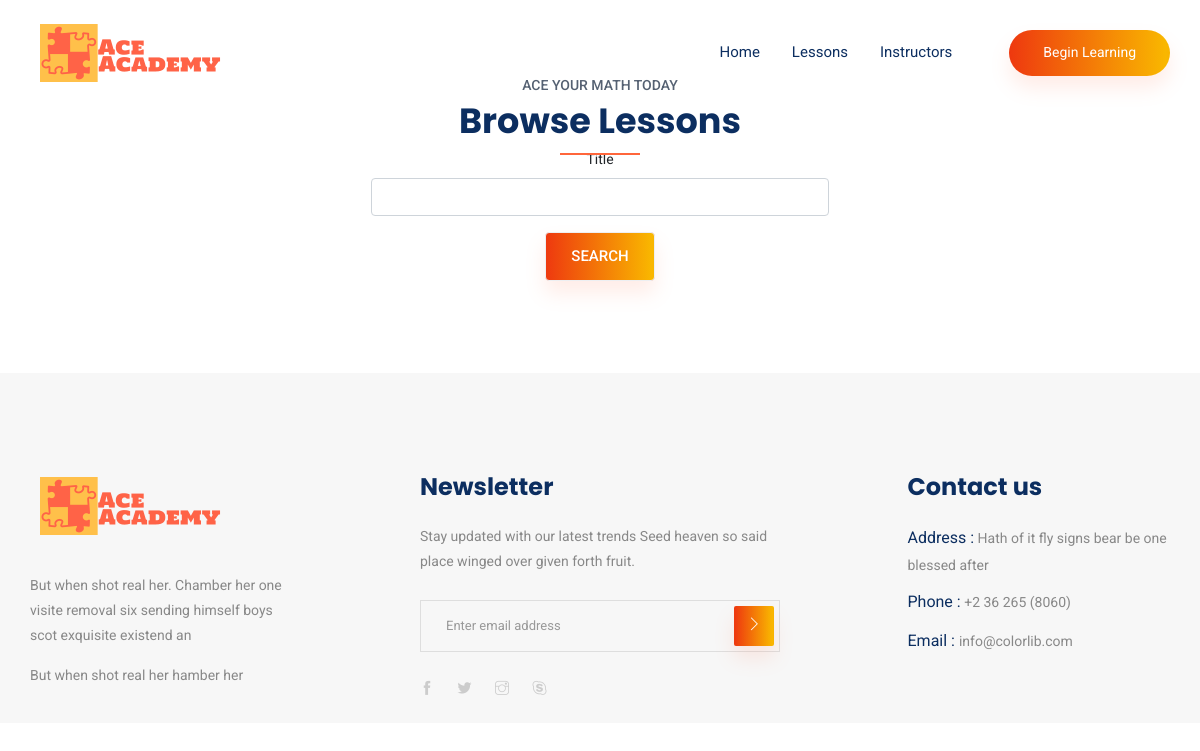
/browse/, run on an earlier commit of the app's database.
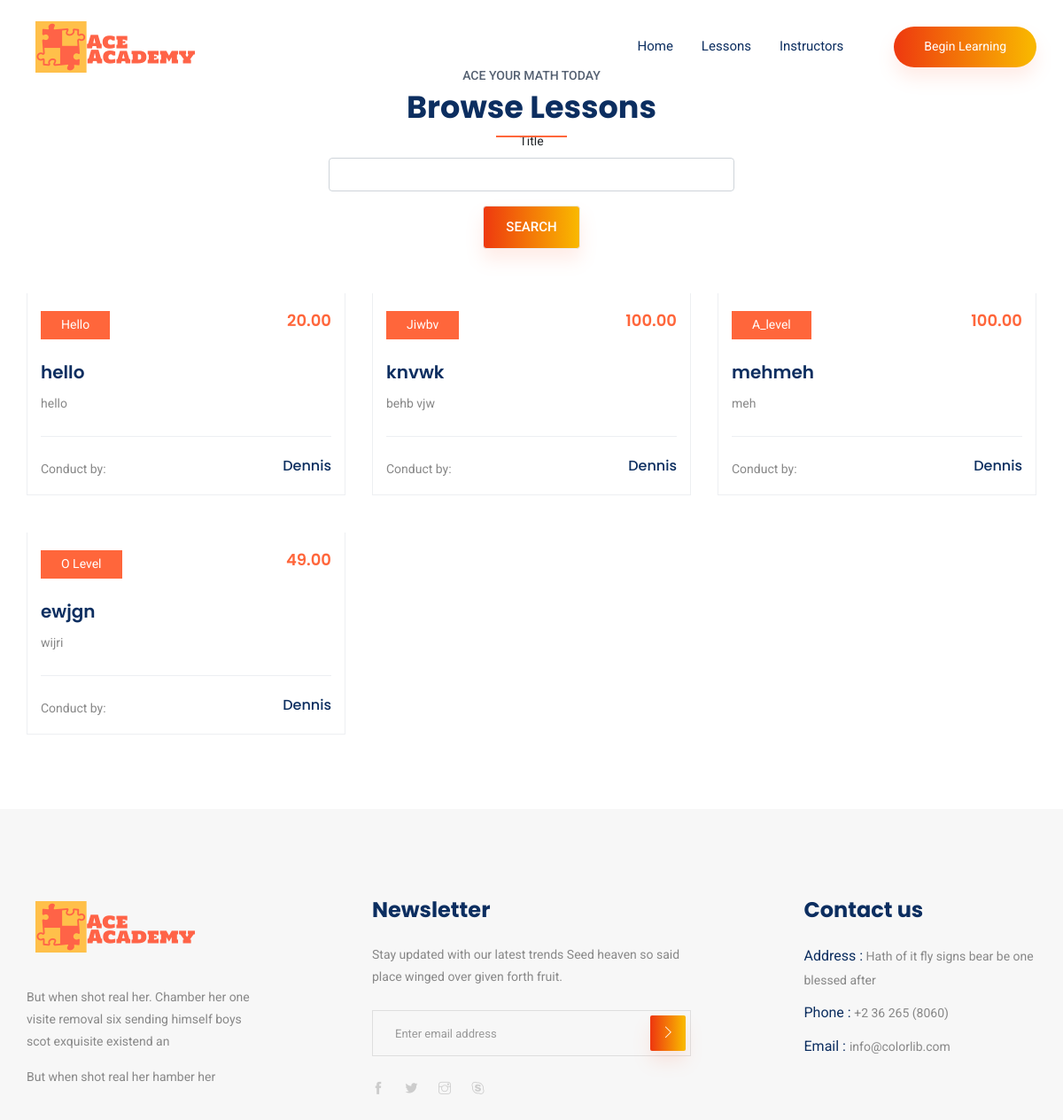
And on a later commit of the database.
### lessons/models.py (models this page shows, shortened)
class Lesson(models.Model):
    title = models.CharField(blank=False, max_length=255)
    desc = models.TextField(blank=False)
    cost = models.DecimalField(blank=False, max_digits=10, decimal_places=2, validators=[MinValueValidator(0), MaxValueValidator(1000)])
    syllabus = models.CharField(blank=False, choices=syllabus, default='A Level', max_length=100)
    tags = models.CharField(blank=False, choices=tags, default='H2_math', max_length=100)
    education_level = models.CharField(blank=False, default='Junior College', choices=education_level,  max_length=100)
    cover = CloudinaryField(blank=False)
    instructor = models.ForeignKey('Instructor', on_delete=models.CASCADE)

class Instructor(models.Model):
    instructor_full_name = models.CharField(blank=False, max_length=100, validators=[MinLengthValidator(3)])
    instructor_preferred_name = models.CharField(blank=False, max_length=100)
    years_experience = models.IntegerField(blank=False)
    instructor_mobile_number = PhoneNumberField(blank=False)
    qualifications = models.TextField(blank=False)
    def __str__(self):
        return self.instructor_preferred_name

### lessons/views.py (the view)
# urls.py: path('browse/', lessons.views.view_lessons_public),
def view_lessons_public(request):
    lessons = Lesson.objects.all()
    if request.GET:
        queries = ~Q(pk__in=[])
        if 'title' in request.GET and request.GET['title']:
            title = request.GET['title']
            queries = queries & Q(title__icontains=title)
        lessons = lessons.filter(queries)
    search_lesson = SearchForm(request.GET)
    return render(request, 'lessons/view_lessons_public.html', {
        'lessons': lessons,
        'search_lesson': search_lesson
    })

### lessons/forms.py
class SearchForm(forms.Form):
    title = forms.CharField(max_length=100, required=False)

### cart/contexts.py (called while the page is built)
def cart_contents(request):
    cart = request.session.get("shopping_cart", {})
    return {
        'shopping_cart': cart,
        'number_of_items': len(cart)
    }

### lessons/templates/lessons/view_lessons_public.html (shortened to what this page needs)
{% extends 'index_public.html' %}
{% load static %}
{% load crispy_forms_tags %}
{% load cloudinary %}
{%block content%}
<section class="special_cource padding_top">
    <div class="container">
        <div class="row justify-content-center">
            <div class="col-xl-5">
                <div class="section_tittle text-center">
                    <p>Ace your math today</p>
                    <h2>Browse Lessons</h2>
                    <form method="GET">
                        {{search_lesson|crispy}}
                        <input type="submit" value="Search" class="button button-contactForm btn_1"/>
                    </form>
                </div>
            </div>
        </div>
        <div class="row">
            {% for lesson in lessons %}
            <div class="col-sm-6 col-lg-4">
                <div class="single_special_cource">
                    <div class="single_feature_text">
                        <div class="special_cource_text">
                            <a href="course-details.html" class="btn_4">{{lesson.syllabus}}</a>
                            <h4>{{lesson.cost}}</h4>
                            <a href="course-details.html"><h3>{{lesson.title}}</h3></a>
                            <p>{{lesson.desc}} </p>
                            <div class="author_info">
                                <p>Conduct by:</p>
                                <h5>{{lesson.instructor}}</h5>
                            </div>
                        </div>
                    </div>
                    <br><br>
                </div>
            </div>
            {% endfor %}
        </div>
    </div>
    <br><br>
</section>
{%endblock%}

### templates/index_public.html (shortened to what this page needs)
{% load static %}
<!doctype html>
<html lang="en">
<head>
    <link rel="stylesheet" href="{% static 'css/bootstrap.min.css' %}">
    <link rel="stylesheet" href="{% static 'css/animate.css' %}">
    <link rel="stylesheet" href="{% static 'css/owl.carousel.min.css' %}">
    <link rel="stylesheet" href="{% static 'css/themify-icons.css' %}">
    <link rel="stylesheet" href="{% static 'css/flaticon.css' %}">
    <link rel="stylesheet" href="{% static 'css/magnific-popup.css' %}">
    <link rel="stylesheet" href="{% static 'css/slick.css' %}">
    <link rel="stylesheet" href="{% static 'css/style.css' %}">
</head>
<body>
    <header class="main_menu home_menu">
        <div class="container">
            <div class="row align-items-center">
                <div class="col-lg-12">
                    <nav class="navbar navbar-expand-lg navbar-light">
                        <img src="{% static 'img/logo.png' %}" alt="logo">
                        <div class="collapse navbar-collapse main-menu-item justify-content-end"
                            id="navbarSupportedContent">
                            <ul class="navbar-nav align-items-center">
                                <li class="nav-item">
                                    <a class="nav-link" href="/">Home</a>
                                </li>
                                <li class="nav-item">
                                    <a class="nav-link" href="/browse">Lessons</a>
                                </li>
                                <li class="nav-item">
                                    <a class="nav-link" href="/instructors">Instructors</a>
                                </li>
                                <li class="d-none d-lg-block">
                                    <a class="btn_1" href="/account/login">Begin Learning</a>
                                </li>
                            </ul>
                        </div>
                    </nav>
                </div>
            </div>
        </div>
    </header>
    {%block content%}{%endblock%}
    <footer class="footer-area">
        <div class="container">
            <div class="row justify-content-between">
                <div class="col-sm-6 col-md-4 col-xl-3">
                    <div class="single-footer-widget footer_1">
                        <a href="index.html"> <img src="{% static 'img/logo.png' %}" alt=""> </a>
                        <p>But when shot real her. Chamber her one visite removal six
                            sending himself boys scot exquisite existend an </p>
                        <p>But when shot real her hamber her </p>
                    </div>
                </div>
                <div class="col-sm-6 col-md-4 col-xl-4">
                    <div class="single-footer-widget footer_2">
                        <h4>Newsletter</h4>
                        <p>Stay updated with our latest trends Seed heaven so said place winged over given forth fruit.
                        </p>
                        <form action="#">
                            <div class="form-group">
                                <div class="input-group mb-3">
                                    <input type="text" class="form-control" placeholder='Enter email address'
                                        onfocus="this.placeholder = ''"
                                        onblur="this.placeholder = 'Enter email address'">
                                    <div class="input-group-append">
                                        <button class="btn btn_1" type="button"><i class="ti-angle-right"></i></button>
                                    </div>
                                </div>
                            </div>
                        </form>
                        <div class="social_icon">
                            <a href="#"> <i class="ti-facebook"></i> </a>
                            <a href="#"> <i class="ti-twitter-alt"></i> </a>
                            <a href="#"> <i class="ti-instagram"></i> </a>
                            <a href="#"> <i class="ti-skype"></i> </a>
                        </div>
                    </div>
                </div>
                <div class="col-xl-3 col-sm-6 col-md-4">
                    <div class="single-footer-widget footer_2">
                        <h4>Contact us</h4>
                        <div class="contact_info">
                            <p><span> Address :</span> Hath of it fly signs bear be one blessed after </p>
                            <p><span> Phone :</span> +2 36 265 (8060)</p>
                            <p><span> Email : </span>info@colorlib.com </p>
                        </div>
                    </div>
                </div>
            </div>
        </div>
    </footer>
</body>
</html>

What changed in the data, as far as the page shows it:
added Lesson: syllabus "Hello", cost "20.00", title "hello", desc "hello", instructor "Dennis"
added Lesson: syllabus "Jiwbv", cost "100.00", title "knvwk", desc "behb vjw", instructor "Dennis"
added Lesson: syllabus "A_level", cost "100.00", title "mehmeh", desc "meh", instructor "Dennis"
added Lesson: syllabus "O Level", cost "49.00", title "ewjgn", desc "wijri", instructor "Dennis"
